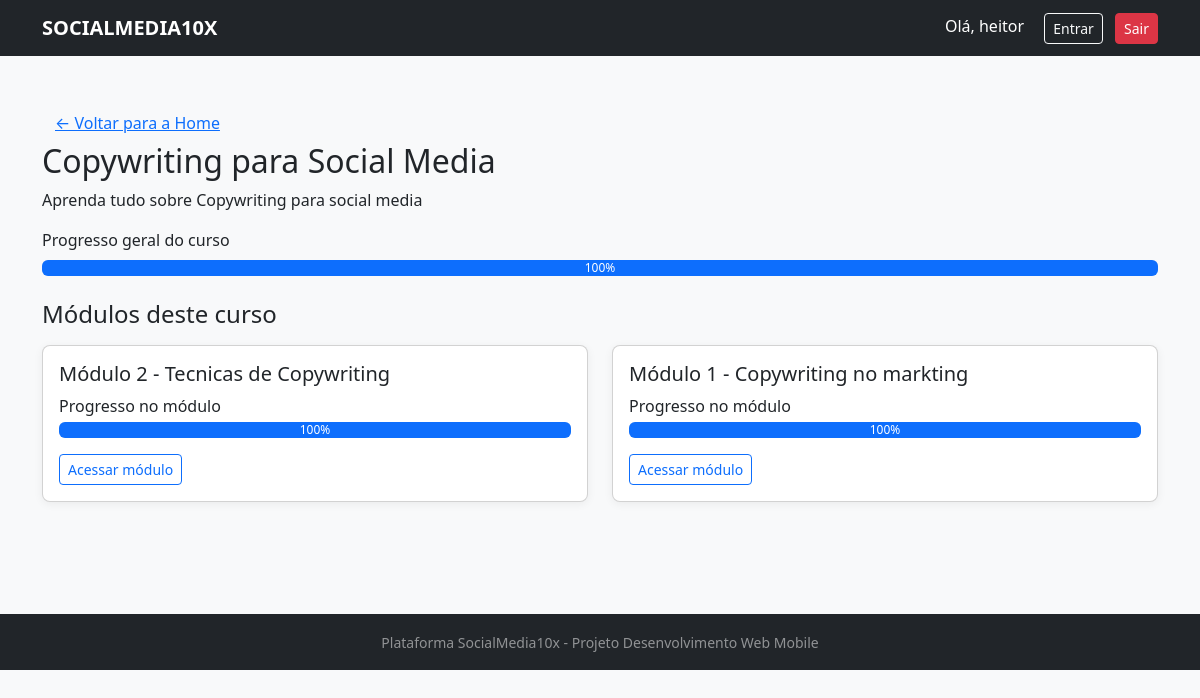
Screenshot of /courses/courses/copywriting-para-social-media/ (signed in) with the database file from the repository.
### accounts/models.py (models this page shows, shortened)
class User(AbstractUser):
    is_instructor = models.BooleanField(default=False)

### courses/models.py (models this page shows, shortened)
class Course(models.Model):
    title = models.CharField("Título", max_length=200)
    slug = models.SlugField("Slug", unique=True)
    description = models.TextField("Descrição")
    created_at = models.DateTimeField("Criado em", auto_now_add=True)
    class Meta:
        verbose_name = "Curso"
        verbose_name_plural = "Cursos"
        ordering = ["title"]
    def total_lessons(self):
        return Lesson.objects.filter(module__course=self).count()
    def progress_for_user(self, user):
        total = self.total_lessons()
        if total == 0:
            return 0
        completed = LessonProgress.objects.filter(
            user=user,
            completed=True,
            lesson__module__course=self
        ).count()
        return int((completed / total) * 100)

class Module(models.Model):
    course = models.ForeignKey(
        Course,
        on_delete=models.CASCADE,
        related_name="modules",
        verbose_name="Curso"
    )
    title = models.CharField("Título", max_length=200)
    description = models.TextField("Descrição", blank=True)
    order = models.PositiveIntegerField(
        "Ordem",
        default=0,
        help_text="Ordem em que o módulo aparece dentro do curso."
    )
    class Meta:
        verbose_name = "Módulo"
        verbose_name_plural = "Módulos"
        ordering = ["order"]
        unique_together = ("course", "order")
    def total_lessons(self):
        return self.lessons.count()
    def progress_for_user(self, user):
        total = self.total_lessons()
        if total == 0:
            return 0
        completed = LessonProgress.objects.filter(
            user=user,
            completed=True,
            lesson__module=self
        ).count()
        return int((completed / total) * 100)

### courses/views.py (the view)
# urls.py: path("courses/<slug:slug>/", course_detail, name="course_detail"),
@login_required
def course_detail(request, slug):
    course = get_object_or_404(Course, slug=slug)
    modules = course.modules.all()
    modules_with_progress = []
    for module in modules:
        progress = module.progress_for_user(request.user)
        modules_with_progress.append({
            "module": module,
            "progress": progress,
        })
    context = {
        "course": course,
        "modules_with_progress": modules_with_progress,
        "course_progress": course.progress_for_user(request.user),
    }
    return render(request, "courses/course_detail.html", context)

### templates/courses/course_detail.html (shortened to what this page needs)
{% extends 'base.html' %}
{% block content %}
<section class="py-5">
  <div class="container">
    <a href="{% url 'home' %}" class="btn btn-link">&larr; Voltar para a Home</a>
    <h2 class="mb-2">{{ course.title }}</h2>
    <p class="mb-3">{{ course.description }}</p>
    <div class="mb-4">
      <label class="form-label">Progresso geral do curso</label>
      <div class="progress">
        <div class="progress-bar" role="progressbar"
             style="width: {{ course_progress }}%;"
             aria-valuenow="{{ course_progress }}" aria-valuemin="0" aria-valuemax="100">
          {{ course_progress }}%
        </div>
      </div>
    </div>
    <h4 class="mb-3">Módulos deste curso</h4>
    {% if modules_with_progress %}
      <div class="row">
        {% for item in modules_with_progress %}
          <div class="col-md-6 mb-3">
            <div class="card section-card">
              <div class="card-body">
                <h5 class="card-title">{{ item.module.title }}</h5>
                <div class="mb-2">
                  <label class="form-label mb-1">Progresso no módulo</label>
                  <div class="progress">
                    <div class="progress-bar" role="progressbar"
                         style="width: {{ item.progress }}%;"
                         aria-valuenow="{{ item.progress }}"
                         aria-valuemin="0" aria-valuemax="100">
                      {{ item.progress }}%
                    </div>
                  </div>
                </div>
                <a href="{% url 'courses:module_detail' item.module.id %}"
                   class="btn btn-outline-primary btn-sm mt-2">
                  Acessar módulo
                </a>
              </div>
            </div>
          </div>
        {% endfor %}
      </div>
    {% else %}
      <p>Este curso ainda não possui módulos cadastrados.</p>
    {% endif %}
  </div>
</section>
{% endblock %}

### templates/base.html (shortened to what this page needs)
{% load static %}
<!DOCTYPE html>
<html lang="pt-br">
<head>
    <link rel="stylesheet" href="{% static 'bootstrap/css/bootstrap.min.css' %}">
    <link rel="stylesheet" href="{% static 'css/style.css' %}">
</head>
<body>
<nav class="navbar navbar-expand-lg navbar-dark bg-dark">
  <div class="container">
    <a class="navbar-brand" href="{% url 'landing' %}">SOCIALMEDIA10X</a>
    <div class="ms-auto">
      {% if user.is_authenticated %}
        <span class="text-white me-3">
          Olá, {{ user.first_name|default:user.username }}
        </span>
        <a href="{% url 'home' %}" class="btn btn-outline-light btn-sm me-2">Entrar</a>
        <a href="{% url 'logout' %}" class="btn btn-danger btn-sm">Sair</a>
      {% else %}
        <a href="{% url 'login' %}" class="btn btn-outline-light btn-sm me-2">Entrar</a>
        <a href="{% url 'signup' %}" class="btn btn-primary btn-sm">Começar agora</a>
      {% endif %}
    </div>
  </div>
</nav>
<main>
  {% block content %}{% endblock %}
</main>
<footer class="py-3 bg-dark text-center text-white-50 mt-5">
  <small>Plataforma SocialMedia10x - Projeto Desenvolvimento Web Mobile</small>
</footer>
</body>
</html>

### static/css/style.css (style rules this page uses)
body { background-color: #f8f9fa; }
.navbar-brand { font-weight: 600; }
.section-card { border-radius: 8px; box-shadow: 0 2px 10px rgba(0, 0, 0, 0.06); }

### rows the page displays
User: first_name "heitor"
Course: title "Copywriting para Social Media", description "Aprenda tudo sobre Copywriting para social media"
Module: module "Módulo 2 - Tecnicas de Copywriting", progress "100"
Module: module "Módulo 1 - Copywriting no markting", progress "100"

### other values shown
{{ course_progress }} "100"
